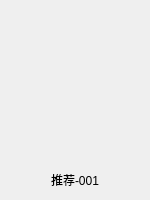
<?xml version="1.0" encoding="UTF-8"?>
<ui version="4.0">
 <class>RecBoxItem</class>
 <widget class="QWidget" name="RecBoxItem">
  <property name="geometry">
   <rect>
    <x>0</x>
    <y>0</y>
    <width>150</width>
    <height>200</height>
   </rect>
  </property>
  <property name="windowTitle">
   <string>Form</string>
  </property>
  <layout class="QVBoxLayout" name="verticalLayout">
   <property name="spacing">
    <number>0</number>
   </property>
   <property name="leftMargin">
    <number>0</number>
   </property>
   <property name="topMargin">
    <number>9</number>
   </property>
   <property name="rightMargin">
    <number>0</number>
   </property>
   <property name="bottomMargin">
    <number>0</number>
   </property>
   <item>
    <widget class="QWidget" name="musicImageBox" native="true">
     <property name="minimumSize">
      <size>
       <width>0</width>
       <height>150</height>
      </size>
     </property>
     <property name="maximumSize">
      <size>
       <width>16777215</width>
       <height>150</height>
      </size>
     </property>
     <widget class="QLabel" name="recMusicImage">
      <property name="geometry">
       <rect>
        <x>0</x>
        <y>0</y>
        <width>150</width>
        <height>150</height>
       </rect>
      </property>
      <property name="styleSheet">
       <string notr="true"/>
      </property>
      <property name="text">
       <string/>
      </property>
     </widget>
     <widget class="QPushButton" name="recMusicBtn">
      <property name="geometry">
       <rect>
        <x>30</x>
        <y>40</y>
        <width>91</width>
        <height>81</height>
       </rect>
      </property>
      <property name="cursor">
       <cursorShape>PointingHandCursor</cursorShape>
      </property>
      <property name="styleSheet">
       <string notr="true">#recMusicBtn
{
	border:none;
}</string>
      </property>
      <property name="text">
       <string/>
      </property>
     </widget>
    </widget>
   </item>
   <item>
    <widget class="QLabel" name="recBoxItemText">
     <property name="text">
      <string>推荐-001</string>
     </property>
     <property name="alignment">
      <set>Qt::AlignCenter</set>
     </property>
    </widget>
   </item>
  </layout>
 </widget>
 <resources/>
 <connections/>
</ui>
